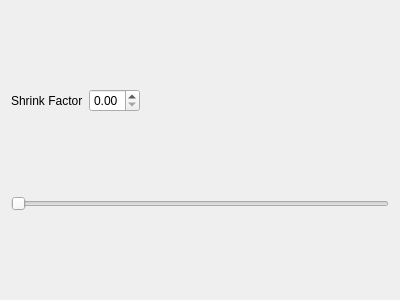
<?xml version="1.0" encoding="UTF-8"?>
<ui version="4.0">
 <class>ShrinkFilterOption</class>
 <widget class="QWidget" name="ShrinkFilterOption">
  <property name="geometry">
   <rect>
    <x>0</x>
    <y>0</y>
    <width>400</width>
    <height>300</height>
   </rect>
  </property>
  <property name="windowTitle">
   <string>Form</string>
  </property>
  <layout class="QVBoxLayout" name="verticalLayout">
   <item>
    <layout class="QHBoxLayout" name="horizontalLayout">
     <item>
      <widget class="QLabel" name="label">
       <property name="sizePolicy">
        <sizepolicy hsizetype="Preferred" vsizetype="Preferred">
         <horstretch>0</horstretch>
         <verstretch>0</verstretch>
        </sizepolicy>
       </property>
       <property name="text">
        <string>Shrink Factor</string>
       </property>
      </widget>
     </item>
     <item>
      <widget class="QDoubleSpinBox" name="doubleSpinBox">
       <property name="maximum">
        <double>1.000000000000000</double>
       </property>
       <property name="singleStep">
        <double>0.010000000000000</double>
       </property>
      </widget>
     </item>
     <item>
      <spacer name="horizontalSpacer">
       <property name="orientation">
        <enum>Qt::Orientation::Horizontal</enum>
       </property>
       <property name="sizeHint" stdset="0">
        <size>
         <width>40</width>
         <height>20</height>
        </size>
       </property>
      </spacer>
     </item>
    </layout>
   </item>
   <item>
    <widget class="QSlider" name="horizontalSlider">
     <property name="maximum">
      <number>100</number>
     </property>
     <property name="orientation">
      <enum>Qt::Orientation::Horizontal</enum>
     </property>
    </widget>
   </item>
  </layout>
 </widget>
 <resources/>
 <connections/>
</ui>
